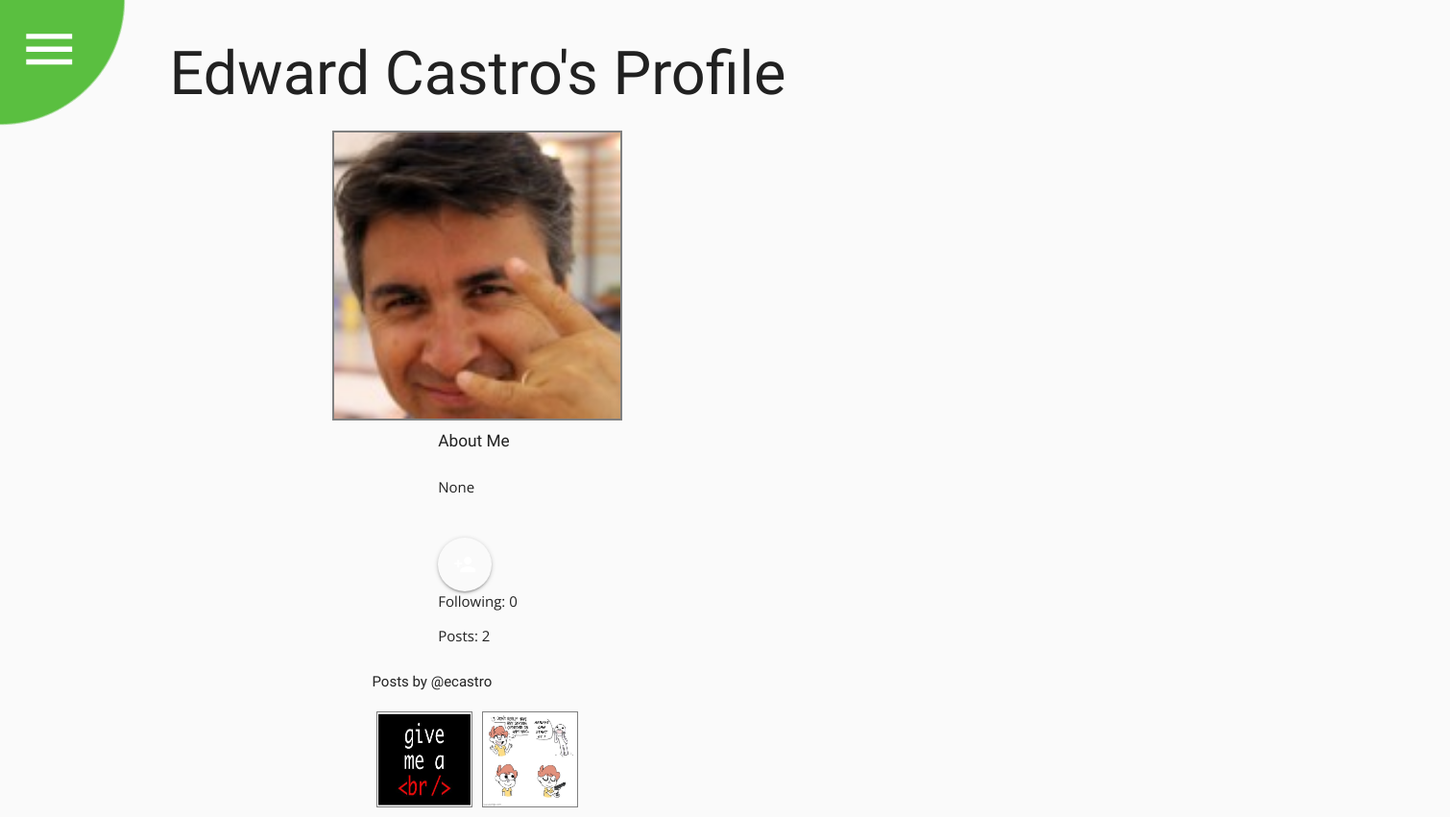
The app's page /user/2/ (signed in) with its own data.
### instauser/models.py (models this page shows)
class InstaUser(AbstractUser):
    display_name = models.CharField(max_length=40, unique=False)
    bio = models.CharField(max_length=100, blank=True, null=True)
    followers = models.ManyToManyField("self", symmetrical=False, blank=True, default='self')
    profile_pic = models.ImageField(upload_to='image', default='/media/image/default.jpg')
    email = models.EmailField(blank=True, null=True)
    REQUIRED_FIELDS = ['display_name']
    def __str__(self):
        return f"@{self.username}"

### post/models.py (models this page shows, shortened)
class Post(models.Model):
    photo = models.ImageField(upload_to="image")
    caption = models.CharField(max_length=250)
    date = models.DateTimeField(default=timezone.now)
    location = models.CharField(max_length=100, null=True, blank=True)
    likes = models.IntegerField(default=0)
    author = models.ForeignKey(InstaUser, on_delete=models.CASCADE)

### instauser/views.py (the view)
# urls.py: path('user/<int:user_id>/', ProfileView, name='profile'),
@login_required
def ProfileView(request, user_id):
    profile = InstaUser.objects.get(id=user_id)
    posts = models.Post.objects.filter(author=profile.id)
    user_following = profile.followers.all()
    following_list = list(user_following)
    notifications = Notification.objects.filter(alert_for=profile)
    return render(
        request,
        "profile.html",
        {
            "profile": profile,
            "posts": posts,
            "user_following": following_list,
            "notifications": notifications,
        },
    )

### templates/profile.html (shortened to what this page needs)
<!DOCTYPE html>
<html lang="en" id="htmltag" class="theme-vanilla">
  <head>
    <link rel="stylesheet" href="https://cdnjs.cloudflare.com/ajax/libs/materialize/1.0.0/css/materialize.min.css">
    <link rel="stylesheet" href="/static/css/profile.css" />
    <link rel="stylesheet" href="/static/css/style.css" />
  </head>
  <body>
    <div id="toolbar">{% include './blobmenu.html' %}</div>
    <div id="profile-container">
        {% if profile.profile_pic.url is not None %}
            <h1 class="profile-header">{{ profile.display_name }}'s Profile</h1>
            <img class="profile-pic" src="{{ profile.profile_pic.url }}/" alt="photo" />
        {% else %}
            <img class="profile-pic" src="/static/images/blank_user.jpg" alt="photo" />
            <h1 class="profile-header">{{ profile.display_name }}'s Profile</h1>
        {% endif %}
        <div id="profile">
            <h6>About Me</h6>
            <br />
            <p>{{ profile.bio }}</p>
            <br />
            <br />
            <br />
            {% if profile != request.user %}
                {% if profile.is_authenticated %}
                    {% if profile not in user.followers.all %}
                        <a class="btn-floating btn-large waves-effect waves-light light-green" href="/user/{{ profile.id }}/follow/"><i class="material-icons">person_add</i></a>
                    {% else %}
                        <a class="btn-floating btn-large waves-effect waves-light light-green" href="/user/{{ profile.id }}/unfollow/"><i class="material-icons">person_remove</i></a>
                    {% endif %}
                {% endif %}
            {% endif %}
                <br />
                <p>Following: {{ profile.followers.count }}</p>
                <p>Posts: {{ posts.count }}</p>
            </div>
            <div id="post-container">
                <div class="posts">
                    <h3>Posts by {{ profile }}</h3>
                    <div class="gallery">
                        {% for post in posts %}
                            <a href="/post/{{ post.id }}/"><img class="gallery-photo" src="{{ post.photo.url }}" alt="photo"></a>
                        {% endfor %}
                    </div>
                </div>
            </div>
        </div>
    </body>
</html>

### static/css/profile.css (style rules this page uses)
* { box-sizing: border-box; font-family: 'Open Sans', sans-serif; line-height: 1.4rem; }
h1, h2, h3, h4, h5, h6 { font-family: 'Sansita Swashed', cursive; }
#profile-container { display: flex; flex-direction: column; align-items: center; justify-content: center; margin: auto; }
#profile-container h3 { font-size:1em; font-weight: light; justify-self: left; }
.profile-pic { border: 2px solid grey; margin: auto; width: 20vw; }
#post-container { display:flex; flex-direction: row; align-items: center; }
.gallery { display: flex; flex-direction: row; flex-wrap: wrap; justify-content: baseline; align-items: center; }
.gallery-photo { border: 1px solid gray; width: 100px; height: 100px; margin: 5px; }

### static/css/style.css (style rules this page uses)
body { display: grid; grid-template-columns: 120px 50vw 50vw; font-family: 'Open Sans', sans-serif; line-height: 1.4; background-image: var(--bg); background-color: var(--color-primary); }
.btn-floating { background-color: var(--color-dark) !important; }
#list-users img, p { display: inline; flex-direction: column; }

### static/css/blob.css (style rules this page uses)
* { box-sizing: border-box; }
:root { --speed: 0.85; --primary: white; --size: 30; --ease: cubic-bezier(0.175, 0.885, 0.32, 1.275); }
body { background: #fafafa; font-family: 'Open Sans', sans-serif; min-height: 100vh; overflow-x: hidden; padding: 0; }

### records on screen
InstaUser: display_name "Edward Castro", profile_pic (picture), bio "None", followers.count "0", username "@ecastro"
Post: photo (picture)
Post: photo (picture)

### other values on screen
{{ posts.count }} "2"
